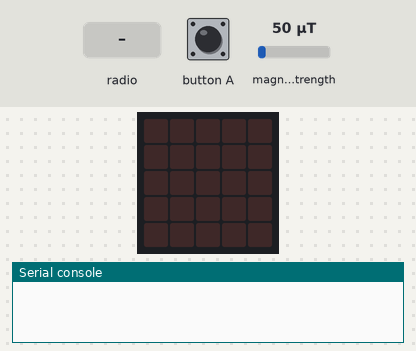
Simulated run of this program. Board: BBC micro:bit (MakeCode). On the bench: the board's 5×5 LED display, the last lines printed to the serial console. The inputs (shaded band) are chosen by the test bench; at power-on: magnetic field strength 50 µT. No radio messages arrive unless stated (any console line starting 'radio sent:' is added by the test bench).

Above: at 1.2 s.
1.3 s: button A pressed for 0.15 s
At 2.2 s:
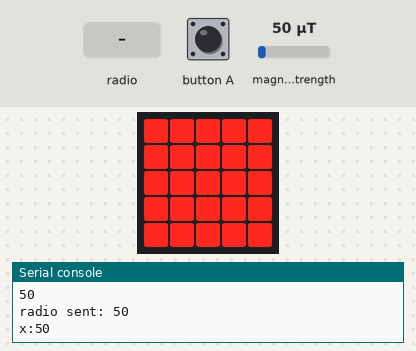
2.9 s: radio message "1" arrives
At 3.3 s:
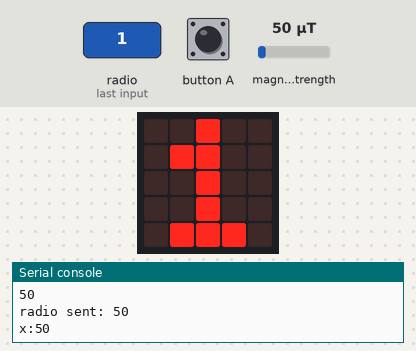
4.4 s: radio message "0" arrives
At 5.6 s:
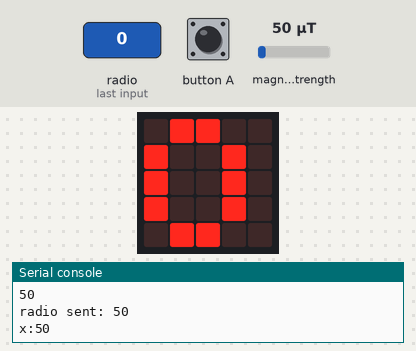
5.9 s: button A pressed for 1 s
At 7.0 s:
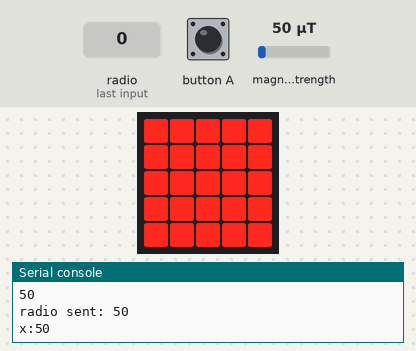
Timing chart, 0 to 8.9 s (numbered marks = the images above; inputs shaded):
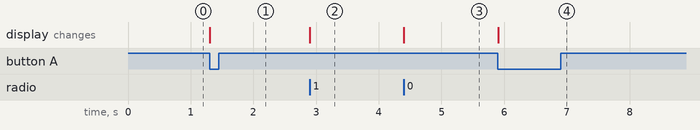

Measured:
- after the input at 1.3 s, the display: changes at once (image 1)
- after the input at 2.9 s, the display: changes at once (image 2)
- after the input at 4.4 s, the display: changes at once (image 3)
- after the input at 5.9 s, the display: changes at once (image 4)

The program:

main.ts
```typescript
radio.onReceivedNumber(function (receivedNumber) {
    basic.showNumber(receivedNumber)
})
radio.setGroup(1)
basic.forever(function () {
    while (input.buttonIsPressed(Button.A)) {
        led.plotBarGraph(
        Math.round(input.magneticForce(Dimension.Strength)),
        1
        )
        radio.sendNumber(Math.round(input.magneticForce(Dimension.Strength)))
        serial.writeValue("x", input.magneticForce(Dimension.Strength))
        basic.pause(2000)
    }
})
```

test.ts
```typescript
// aquí va el archivo "tests"; esto no se compilará cuando este paquete se utilice como una extensión.
```
